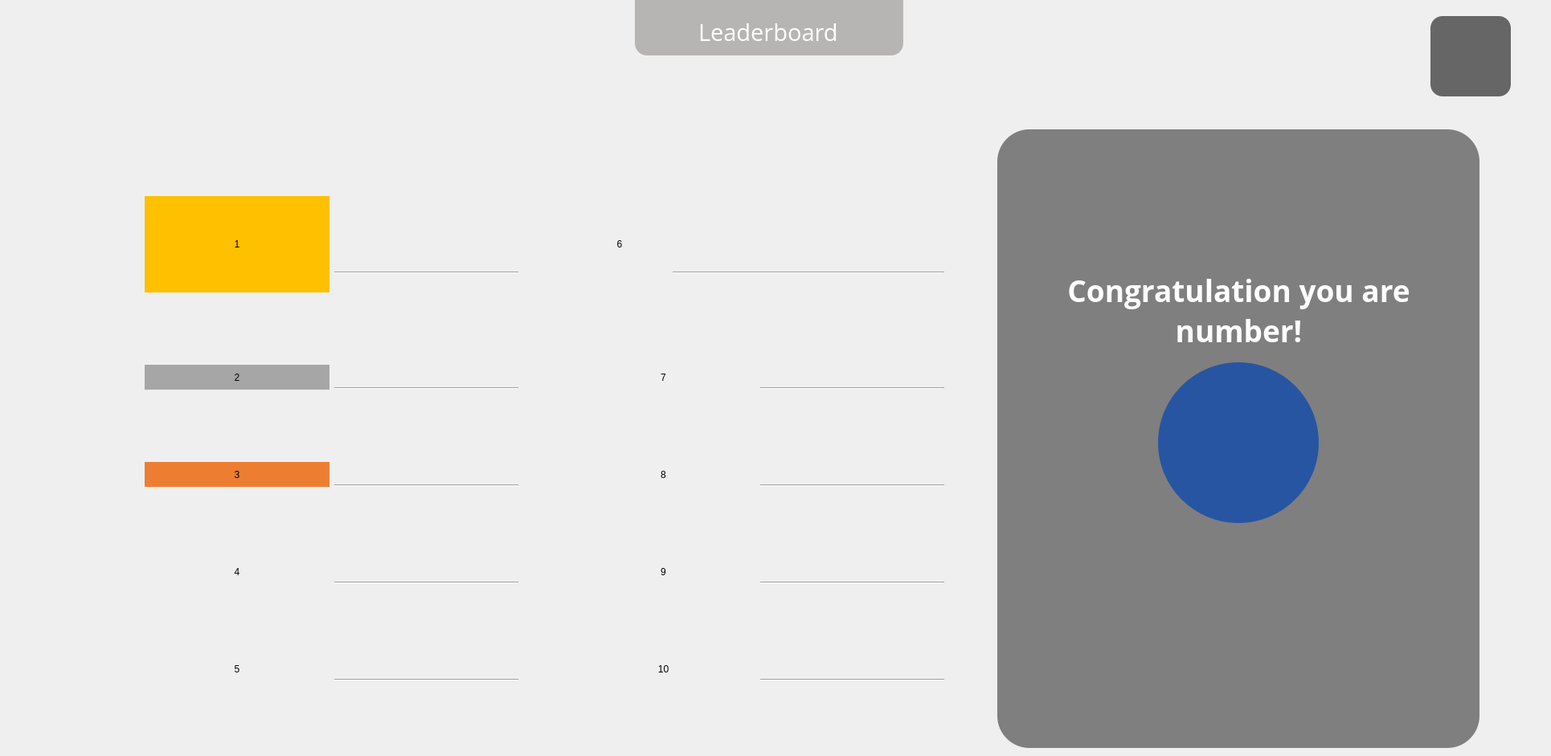
   <widget class="QWidget" name="page4board">
    <property name="styleSheet">
     <string notr="true">.board_num{
	background-color: rgb(40, 85, 162);
	color: rgb(255, 255, 255);
	min-width: 100px;
	max-width: 100px;
	min-height: 100px;
	max-height: 100px;
	border-radius: 50px;
	font: bold 26pt &quot;Open Sans&quot;;
	margin: 10px;
}

QLabel{
	font: 22pt &quot;Open Sans&quot;;
}</string>
    </property>
    <property name="class" stdset="0">
     <string>background</string>
    </property>
    <widget class="QWidget" name="layoutWidget">
     <property name="geometry">
      <rect>
       <x>0</x>
       <y>160</y>
       <width>1921</width>
       <height>772</height>
      </rect>
     </property>
     <layout class="QHBoxLayout" name="horizontalLayout_14">
      <item>
       <spacer name="horizontalSpacer_34">
        <property name="orientation">
         <enum>Qt::Horizontal</enum>
        </property>
        <property name="sizeType">
         <enum>QSizePolicy::Maximum</enum>
        </property>
        <property name="sizeHint" stdset="0">
         <size>
          <width>180</width>
          <height>20</height>
         </size>
        </property>
       </spacer>
      </item>
      <item>
       <layout class="QGridLayout" name="gridLayout_4">
        <item row="1" column="0">
         <layout class="QHBoxLayout" name="horizontalLayout2">
          <item>
           <widget class="QLabel" name="num2">
            <property name="styleSheet">
             <string notr="true">background-color: rgb(166, 166, 166);</string>
            </property>
            <property name="text">
             <string>2</string>
            </property>
            <property name="alignment">
             <set>Qt::AlignCenter</set>
            </property>
            <property name="class" stdset="0">
             <string>board_num</string>
            </property>
           </widget>
          </item>
          <item>
           <layout class="QVBoxLayout" name="verticalLayout2">
            <property name="spacing">
             <number>0</number>
            </property>
            <item>
             <widget class="QLabel" name="name2">
              <property name="sizePolicy">
               <sizepolicy hsizetype="Preferred" vsizetype="Maximum">
                <horstretch>0</horstretch>
                <verstretch>0</verstretch>
               </sizepolicy>
              </property>
              <property name="styleSheet">
               <string notr="true"/>
              </property>
              <property name="text">
               <string/>
              </property>
              <property name="alignment">
               <set>Qt::AlignBottom|Qt::AlignLeading|Qt::AlignLeft</set>
              </property>
             </widget>
            </item>
            <item>
             <widget class="QLabel" name="pickups2">
              <property name="sizePolicy">
               <sizepolicy hsizetype="Preferred" vsizetype="Maximum">
                <horstretch>0</horstretch>
                <verstretch>0</verstretch>
               </sizepolicy>
              </property>
              <property name="styleSheet">
               <string notr="true"/>
              </property>
              <property name="text">
               <string/>
              </property>
              <property name="alignment">
               <set>Qt::AlignLeading|Qt::AlignLeft|Qt::AlignTop</set>
              </property>
             </widget>
            </item>
            <item>
             <widget class="Line" name="line2">
              <property name="orientation">
               <enum>Qt::Horizontal</enum>
              </property>
             </widget>
            </item>
           </layout>
          </item>
         </layout>
        </item>
        <item row="0" column="1">
         <spacer name="horizontalSpacer_1">
          <property name="orientation">
           <enum>Qt::Horizontal</enum>
          </property>
          <property name="sizeType">
           <enum>QSizePolicy::Maximum</enum>
          </property>
          <property name="sizeHint" stdset="0">
           <size>
            <width>60</width>
            <height>20</height>
           </size>
          </property>
         </spacer>
        </item>
        <item row="2" column="0">
         <layout class="QHBoxLayout" name="horizontalLayout3">
          <item>
           <widget class="QLabel" name="num3">
            <property name="styleSheet">
             <string notr="true">background-color: rgb(237, 125, 49);</string>
            </property>
            <property name="text">
             <string>3</string>
            </property>
            <property name="alignment">
             <set>Qt::AlignCenter</set>
            </property>
            <property name="class" stdset="0">
             <string>board_num</string>
            </property>
           </widget>
          </item>
          <item>
           <layout class="QVBoxLayout" name="verticalLayout3">
            <property name="spacing">
             <number>0</number>
            </property>
            <item>
             <widget class="QLabel" name="name3">
              <property name="sizePolicy">
               <sizepolicy hsizetype="Preferred" vsizetype="Maximum">
                <horstretch>0</horstretch>
                <verstretch>0</verstretch>
               </sizepolicy>
              </property>
              <property name="styleSheet">
               <string notr="true"/>
              </property>
              <property name="text">
               <string/>
              </property>
              <property name="alignment">
               <set>Qt::AlignBottom|Qt::AlignLeading|Qt::AlignLeft</set>
              </property>
             </widget>
            </item>
            <item>
             <widget class="QLabel" name="pickups3">
              <property name="sizePolicy">
               <sizepolicy hsizetype="Preferred" vsizetype="Maximum">
                <horstretch>0</horstretch>
                <verstretch>0</verstretch>
               </sizepolicy>
              </property>
              <property name="styleSheet">
               <string notr="true"/>
              </property>
              <property name="text">
               <string/>
              </property>
              <property name="alignment">
               <set>Qt::AlignLeading|Qt::AlignLeft|Qt::AlignTop</set>
              </property>
             </widget>
            </item>
            <item>
             <widget class="Line" name="line3">
              <property name="orientation">
               <enum>Qt::Horizontal</enum>
              </property>
             </widget>
            </item>
           </layout>
          </item>
         </layout>
        </item>
        <item row="3" column="2">
         <layout class="QHBoxLayout" name="horizontalLayout9">
          <item>
           <widget class="QLabel" name="num9">
            <property name="styleSheet">
             <string notr="true"/>
            </property>
            <property name="text">
             <string>9</string>
            </property>
            <property name="alignment">
             <set>Qt::AlignCenter</set>
            </property>
            <property name="class" stdset="0">
             <string>board_num</string>
            </property>
           </widget>
          </item>
          <item>
           <layout class="QVBoxLayout" name="verticalLayout_21">
            <property name="spacing">
             <number>0</number>
            </property>
            <item>
             <widget class="QLabel" name="name9">
              <property name="sizePolicy">
               <sizepolicy hsizetype="Preferred" vsizetype="Maximum">
                <horstretch>0</horstretch>
                <verstretch>0</verstretch>
               </sizepolicy>
              </property>
              <property name="styleSheet">
               <string notr="true"/>
              </property>
              <property name="text">
               <string/>
              </property>
              <property name="alignment">
               <set>Qt::AlignBottom|Qt::AlignLeading|Qt::AlignLeft</set>
              </property>
             </widget>
            </item>
            <item>
             <widget class="QLabel" name="pickups9">
              <property name="sizePolicy">
               <sizepolicy hsizetype="Preferred" vsizetype="Maximum">
                <horstretch>0</horstretch>
                <verstretch>0</verstretch>
               </sizepolicy>
              </property>
              <property name="styleSheet">
               <string notr="true"/>
              </property>
              <property name="text">
               <string/>
              </property>
              <property name="alignment">
               <set>Qt::AlignLeading|Qt::AlignLeft|Qt::AlignTop</set>
              </property>
             </widget>
            </item>
            <item>
             <widget class="Line" name="line9">
              <property name="orientation">
               <enum>Qt::Horizontal</enum>
              </property>
             </widget>
            </item>
           </layout>
          </item>
         </layout>
        </item>
        <item row="4" column="0">
         <layout class="QHBoxLayout" name="horizontalLayout5">
          <item>
           <widget class="QLabel" name="num5">
            <property name="styleSheet">
             <string notr="true"/>
            </property>
            <property name="text">
             <string>5</string>
            </property>
            <property name="alignment">
             <set>Qt::AlignCenter</set>
            </property>
            <property name="class" stdset="0">
             <string>board_num</string>
            </property>
           </widget>
          </item>
          <item>
           <layout class="QVBoxLayout" name="verticalLayout5">
            <property name="spacing">
             <number>0</number>
            </property>
            <item>
             <widget class="QLabel" name="name5">
              <property name="sizePolicy">
               <sizepolicy hsizetype="Preferred" vsizetype="Maximum">
                <horstretch>0</horstretch>
                <verstretch>0</verstretch>
               </sizepolicy>
              </property>
              <property name="styleSheet">
               <string notr="true"/>
              </property>
              <property name="text">
               <string/>
              </property>
              <property name="alignment">
               <set>Qt::AlignBottom|Qt::AlignLeading|Qt::AlignLeft</set>
              </property>
             </widget>
            </item>
            <item>
             <widget class="QLabel" name="pickups5">
              <property name="sizePolicy">
               <sizepolicy hsizetype="Preferred" vsizetype="Maximum">
                <horstretch>0</horstretch>
                <verstretch>0</verstretch>
               </sizepolicy>
              </property>
              <property name="styleSheet">
               <string notr="true"/>
              </property>
              <property name="text">
               <string/>
              </property>
              <property name="alignment">
               <set>Qt::AlignLeading|Qt::AlignLeft|Qt::AlignTop</set>
              </property>
             </widget>
            </item>
            <item>
             <widget class="Line" name="line5">
              <property name="orientation">
               <enum>Qt::Horizontal</enum>
              </property>
             </widget>
            </item>
           </layout>
          </item>
         </layout>
        </item>
        <item row="3" column="0">
         <layout class="QHBoxLayout" name="horizontalLayout4">
          <item>
           <widget class="QLabel" name="num4">
            <property name="styleSheet">
             <string notr="true"/>
            </property>
            <property name="text">
             <string>4</string>
            </property>
            <property name="alignment">
             <set>Qt::AlignCenter</set>
            </property>
            <property name="class" stdset="0">
             <string>board_num</string>
            </property>
           </widget>
          </item>
          <item>
           <layout class="QVBoxLayout" name="verticalLayout4">
            <property name="spacing">
             <number>0</number>
            </property>
            <item>
             <widget class="QLabel" name="name4">
              <property name="sizePolicy">
               <sizepolicy hsizetype="Preferred" vsizetype="Maximum">
                <horstretch>0</horstretch>
                <verstretch>0</verstretch>
               </sizepolicy>
              </property>
              <property name="styleSheet">
               <string notr="true"/>
              </property>
              <property name="text">
               <string/>
              </property>
              <property name="alignment">
               <set>Qt::AlignBottom|Qt::AlignLeading|Qt::AlignLeft</set>
              </property>
             </widget>
            </item>
            <item>
             <widget class="QLabel" name="pickups4">
              <property name="sizePolicy">
               <sizepolicy hsizetype="Preferred" vsizetype="Maximum">
                <horstretch>0</horstretch>
                <verstretch>0</verstretch>
               </sizepolicy>
              </property>
              <property name="styleSheet">
               <string notr="true"/>
              </property>
              <property name="text">
               <string/>
              </property>
              <property name="alignment">
               <set>Qt::AlignLeading|Qt::AlignLeft|Qt::AlignTop</set>
              </property>
             </widget>
            </item>
            <item>
             <widget class="Line" name="line4">
              <property name="orientation">
               <enum>Qt::Horizontal</enum>
              </property>
             </widget>
            </item>
           </layout>
          </item>
         </layout>
        </item>
        <item row="4" column="2">
         <layout class="QHBoxLayout" name="horizontalLayout10">
          <item>
           <widget class="QLabel" name="num10">
            <property name="styleSheet">
             <string notr="true"/>
            </property>
            <property name="text">
             <string>10</string>
            </property>
            <property name="alignment">
             <set>Qt::AlignCenter</set>
            </property>
            <property name="class" stdset="0">
             <string>board_num</string>
            </property>
           </widget>
          </item>
          <item>
           <layout class="QVBoxLayout" name="verticalLayout10">
            <property name="spacing">
             <number>0</number>
            </property>
            <item>
             <widget class="QLabel" name="name10">
              <property name="sizePolicy">
               <sizepolicy hsizetype="Preferred" vsizetype="Maximum">
                <horstretch>0</horstretch>
                <verstretch>0</verstretch>
               </sizepolicy>
              </property>
              <property name="styleSheet">
               <string notr="true"/>
              </property>
              <property name="text">
               <string/>
              </property>
              <property name="alignment">
               <set>Qt::AlignBottom|Qt::AlignLeading|Qt::AlignLeft</set>
              </property>
             </widget>
            </item>
            <item>
             <widget class="QLabel" name="pickups10">
              <property name="sizePolicy">
               <sizepolicy hsizetype="Preferred" vsizetype="Maximum">
                <horstretch>0</horstretch>
                <verstretch>0</verstretch>
               </sizepolicy>
              </property>
              <property name="styleSheet">
               <string notr="true"/>
              </property>
              <property name="text">
               <string/>
              </property>
              <property name="alignment">
               <set>Qt::AlignLeading|Qt::AlignLeft|Qt::AlignTop</set>
              </property>
             </widget>
            </item>
            <item>
             <widget class="Line" name="line10">
              <property name="orientation">
               <enum>Qt::Horizontal</enum>
              </property>
             </widget>
            </item>
           </layout>
          </item>
         </layout>
        </item>
        <item row="2" column="2">
         <layout class="QHBoxLayout" name="horizontalLayout8">
          <item>
           <widget class="QLabel" name="num8">
            <property name="styleSheet">
             <string notr="true"/>
            </property>
            <property name="text">
             <string>8</string>
            </property>
            <property name="alignment">
             <set>Qt::AlignCenter</set>
            </property>
            <property name="class" stdset="0">
             <string>board_num</string>
            </property>
           </widget>
          </item>
          <item>
           <layout class="QVBoxLayout" name="verticalLayout8">
            <property name="spacing">
             <number>0</number>
            </property>
            <item>
             <widget class="QLabel" name="name8">
              <property name="sizePolicy">
               <sizepolicy hsizetype="Preferred" vsizetype="Maximum">
                <horstretch>0</horstretch>
                <verstretch>0</verstretch>
               </sizepolicy>
              </property>
              <property name="styleSheet">
               <string notr="true"/>
              </property>
              <property name="text">
               <string/>
              </property>
              <property name="alignment">
               <set>Qt::AlignBottom|Qt::AlignLeading|Qt::AlignLeft</set>
              </property>
             </widget>
            </item>
            <item>
             <widget class="QLabel" name="pickups8">
              <property name="sizePolicy">
               <sizepolicy hsizetype="Preferred" vsizetype="Maximum">
                <horstretch>0</horstretch>
                <verstretch>0</verstretch>
               </sizepolicy>
              </property>
              <property name="styleSheet">
               <string notr="true"/>
              </property>
              <property name="text">
               <string/>
              </property>
              <property name="alignment">
               <set>Qt::AlignLeading|Qt::AlignLeft|Qt::AlignTop</set>
              </property>
             </widget>
            </item>
            <item>
             <widget class="Line" name="line8">
              <property name="orientation">
               <enum>Qt::Horizontal</enum>
              </property>
             </widget>
            </item>
           </layout>
          </item>
         </layout>
        </item>
        <item row="0" column="0">
         <layout class="QHBoxLayout" name="horizontalLayout1">
          <item>
           <widget class="QLabel" name="num1">
            <property name="styleSheet">
             <string notr="true">background-color: rgb(255, 192, 0);</string>
            </property>
            <property name="text">
             <string>1</string>
            </property>
            <property name="alignment">
             <set>Qt::AlignCenter</set>
            </property>
            <property name="class" stdset="0">
             <string>board_num</string>
            </property>
           </widget>
          </item>
          <item>
           <layout class="QVBoxLayout" name="verticalLayout1">
            <property name="spacing">
             <number>0</number>
            </property>
            <item>
             <widget class="QLabel" name="name1">
              <property name="sizePolicy">
               <sizepolicy hsizetype="Preferred" vsizetype="Maximum">
                <horstretch>0</horstretch>
                <verstretch>0</verstretch>
               </sizepolicy>
              </property>
              <property name="styleSheet">
               <string notr="true"/>
              </property>
              <property name="text">
               <string/>
              </property>
              <property name="alignment">
               <set>Qt::AlignBottom|Qt::AlignLeading|Qt::AlignLeft</set>
              </property>
             </widget>
            </item>
            <item>
             <widget class="QLabel" name="pickups1">
              <property name="sizePolicy">
               <sizepolicy hsizetype="Preferred" vsizetype="Maximum">
                <horstretch>0</horstretch>
                <verstretch>0</verstretch>
               </sizepolicy>
              </property>
              <property name="styleSheet">
               <string notr="true"/>
              </property>
              <property name="text">
               <string/>
              </property>
              <property name="alignment">
               <set>Qt::AlignLeading|Qt::AlignLeft|Qt::AlignTop</set>
              </property>
             </widget>
            </item>
            <item>
             <widget class="Line" name="line1">
              <property name="orientation">
               <enum>Qt::Horizontal</enum>
              </property>
             </widget>
            </item>
           </layout>
          </item>
         </layout>
        </item>
        <item row="1" column="2">
         <layout class="QHBoxLayout" name="horizontalLayout7">
          <item>
           <widget class="QLabel" name="num7">
            <property name="styleSheet">
             <string notr="true"/>
            </property>
            <property name="text">
             <string>7</string>
            </property>
            <property name="alignment">
             <set>Qt::AlignCenter</set>
            </property>
            <property name="class" stdset="0">
             <string>board_num</string>
            </property>
           </widget>
          </item>
          <item>
           <layout class="QVBoxLayout" name="verticalLayout7">
            <property name="spacing">
             <number>0</number>
            </property>
            <item>
             <widget class="QLabel" name="name7">
              <property name="sizePolicy">
               <sizepolicy hsizetype="Preferred" vsizetype="Maximum">
                <horstretch>0</horstretch>
                <verstretch>0</verstretch>
               </sizepolicy>
              </property>
              <property name="styleSheet">
               <string notr="true"/>
              </property>
              <property name="text">
               <string/>
              </property>
              <property name="alignment">
               <set>Qt::AlignBottom|Qt::AlignLeading|Qt::AlignLeft</set>
              </property>
             </widget>
            </item>
            <item>
             <widget class="QLabel" name="pickups7">
              <property name="sizePolicy">
               <sizepolicy hsizetype="Preferred" vsizetype="Maximum">
                <horstretch>0</horstretch>
                <verstretch>0</verstretch>
               </sizepolicy>
              </property>
              <property name="styleSheet">
               <string notr="true"/>
              </property>
              <property name="text">
               <string/>
              </property>
              <property name="alignment">
               <set>Qt::AlignLeading|Qt::AlignLeft|Qt::AlignTop</set>
              </property>
             </widget>
            </item>
            <item>
             <widget class="Line" name="line7">
              <property name="orientation">
               <enum>Qt::Horizontal</enum>
              </property>
             </widget>
            </item>
           </layout>
          </item>
         </layout>
        </item>
        <item row="0" column="2">
         <layout class="QHBoxLayout" name="horizontalLayout6">
          <item>
           <widget class="QLabel" name="num6">
            <property name="minimumSize">
             <size>
              <width>120</width>
              <height>120</height>
             </size>
            </property>
            <property name="maximumSize">
             <size>
              <width>120</width>
              <height>120</height>
             </size>
            </property>
            <property name="styleSheet">
             <string notr="true"/>
            </property>
            <property name="text">
             <string>6</string>
            </property>
            <property name="alignment">
             <set>Qt::AlignCenter</set>
            </property>
            <property name="class" stdset="0">
             <string>board_num</string>
            </property>
           </widget>
          </item>
          <item>
           <layout class="QVBoxLayout" name="verticalLayout6">
            <property name="spacing">
             <number>0</number>
            </property>
            <item>
             <widget class="QLabel" name="name6">
              <property name="sizePolicy">
               <sizepolicy hsizetype="Preferred" vsizetype="Maximum">
                <horstretch>0</horstretch>
                <verstretch>0</verstretch>
               </sizepolicy>
              </property>
              <property name="styleSheet">
               <string notr="true"/>
              </property>
              <property name="text">
               <string/>
              </property>
              <property name="alignment">
               <set>Qt::AlignBottom|Qt::AlignLeading|Qt::AlignLeft</set>
              </property>
             </widget>
            </item>
            <item>
             <widget class="QLabel" name="pickups6">
              <property name="sizePolicy">
               <sizepolicy hsizetype="Preferred" vsizetype="Maximum">
                <horstretch>0</horstretch>
                <verstretch>0</verstretch>
               </sizepolicy>
              </property>
              <property name="styleSheet">
               <string notr="true"/>
              </property>
              <property name="text">
               <string/>
              </property>
              <property name="alignment">
               <set>Qt::AlignLeading|Qt::AlignLeft|Qt::AlignTop</set>
              </property>
             </widget>
            </item>
            <item>
             <widget class="Line" name="line6">
              <property name="orientation">
               <enum>Qt::Horizontal</enum>
              </property>
             </widget>
            </item>
           </layout>
          </item>
         </layout>
        </item>
        <item row="0" column="3">
         <spacer name="horizontalSpacer_7">
          <property name="orientation">
           <enum>Qt::Horizontal</enum>
          </property>
          <property name="sizeType">
           <enum>QSizePolicy::Maximum</enum>
          </property>
          <property name="sizeHint" stdset="0">
           <size>
            <width>60</width>
            <height>20</height>
           </size>
          </property>
         </spacer>
        </item>
       </layout>
      </item>
      <item>
       <widget class="QFrame" name="frame">
        <property name="minimumSize">
         <size>
          <width>600</width>
          <height>770</height>
         </size>
        </property>
        <property name="maximumSize">
         <size>
          <width>600</width>
          <height>770</height>
         </size>
        </property>
        <property name="styleSheet">
         <string notr="true">background-color: rgb(127, 127, 127);
font: 24pt &quot;Open Sans&quot;;
border-radius: 40px;
color: rgb(255, 255, 255);</string>
        </property>
        <property name="frameShape">
         <enum>QFrame::StyledPanel</enum>
        </property>
        <property name="frameShadow">
         <enum>QFrame::Raised</enum>
        </property>
        <widget class="QLabel" name="playernum">
         <property name="geometry">
          <rect>
           <x>200</x>
           <y>290</y>
           <width>200</width>
           <height>200</height>
          </rect>
         </property>
         <property name="styleSheet">
          <string notr="true">background-color: rgb(40, 85, 162);
color: rgb(255, 255, 255);
min-width: 200px;
min-height: 200px;
border-radius: 100px;
font: bold 55pt &quot;Open Sans&quot;;
</string>
         </property>
         <property name="text">
          <string/>
         </property>
         <property name="alignment">
          <set>Qt::AlignCenter</set>
         </property>
        </widget>
        <widget class="QLabel" name="label_59">
         <property name="geometry">
          <rect>
           <x>10</x>
           <y>170</y>
           <width>581</width>
           <height>111</height>
          </rect>
         </property>
         <property name="font">
          <font>
           <family>Open Sans</family>
           <pointsize>28</pointsize>
           <weight>75</weight>
           <italic>false</italic>
           <bold>true</bold>
          </font>
         </property>
         <property name="styleSheet">
          <string notr="true">font: bold 28pt &quot;Open Sans&quot;;</string>
         </property>
         <property name="text">
          <string>Congratulation you are number!</string>
         </property>
         <property name="alignment">
          <set>Qt::AlignCenter</set>
         </property>
         <property name="wordWrap">
          <bool>true</bool>
         </property>
        </widget>
        <widget class="QLabel" name="playername">
         <property name="geometry">
          <rect>
           <x>0</x>
           <y>510</y>
           <width>601</width>
           <height>51</height>
          </rect>
         </property>
         <property name="text">
          <string/>
         </property>
         <property name="alignment">
          <set>Qt::AlignCenter</set>
         </property>
        </widget>
        <widget class="QLabel" name="playerpickups">
         <property name="geometry">
          <rect>
           <x>0</x>
           <y>570</y>
           <width>601</width>
           <height>51</height>
          </rect>
         </property>
         <property name="text">
          <string/>
         </property>
         <property name="alignment">
          <set>Qt::AlignCenter</set>
         </property>
        </widget>
       </widget>
      </item>
      <item>
       <spacer name="horizontalSpacer_35">
        <property name="orientation">
         <enum>Qt::Horizontal</enum>
        </property>
        <property name="sizeType">
         <enum>QSizePolicy::Maximum</enum>
        </property>
        <property name="sizeHint" stdset="0">
         <size>
          <width>80</width>
          <height>20</height>
         </size>
        </property>
       </spacer>
      </item>
     </layout>
    </widget>
    <widget class="QLabel" name="label_4">
     <property name="geometry">
      <rect>
       <x>790</x>
       <y>0</y>
       <width>334</width>
       <height>69</height>
      </rect>
     </property>
     <property name="font">
      <font>
       <family>Open Sans</family>
       <pointsize>22</pointsize>
       <weight>50</weight>
       <italic>false</italic>
       <bold>false</bold>
      </font>
     </property>
     <property name="styleSheet">
      <string notr="true">QLabel {
	background-color: rgb(183, 180, 180);
	color: rgb(255, 255, 255);
	font: 22pt &quot;Open Sans&quot;;

	border-width: 5px;
	border-bottom-left-radius: 15px;
	border-bottom-right-radius: 15px;

	padding-left: 72px;
	padding-right: 72px;
	padding-top: 20 px;
	padding-bottom: 10px;
}</string>
     </property>
     <property name="text">
      <string>Leaderboard</string>
     </property>
    </widget>
    <widget class="QPushButton" name="buttonExit_3">
     <property name="geometry">
      <rect>
       <x>1780</x>
       <y>20</y>
       <width>100</width>
       <height>100</height>
      </rect>
     </property>
     <property name="minimumSize">
      <size>
       <width>100</width>
       <height>100</height>
      </size>
     </property>
     <property name="maximumSize">
      <size>
       <width>100</width>
       <height>100</height>
      </size>
     </property>
     <property name="styleSheet">
      <string notr="true">background-color: rgb(102, 102, 102);
border-radius: 15px;
image: url(&quot;resources/exiticon.png&quot;);</string>
     </property>
     <property name="text">
      <string/>
     </property>
    </widget>
   </widget>
